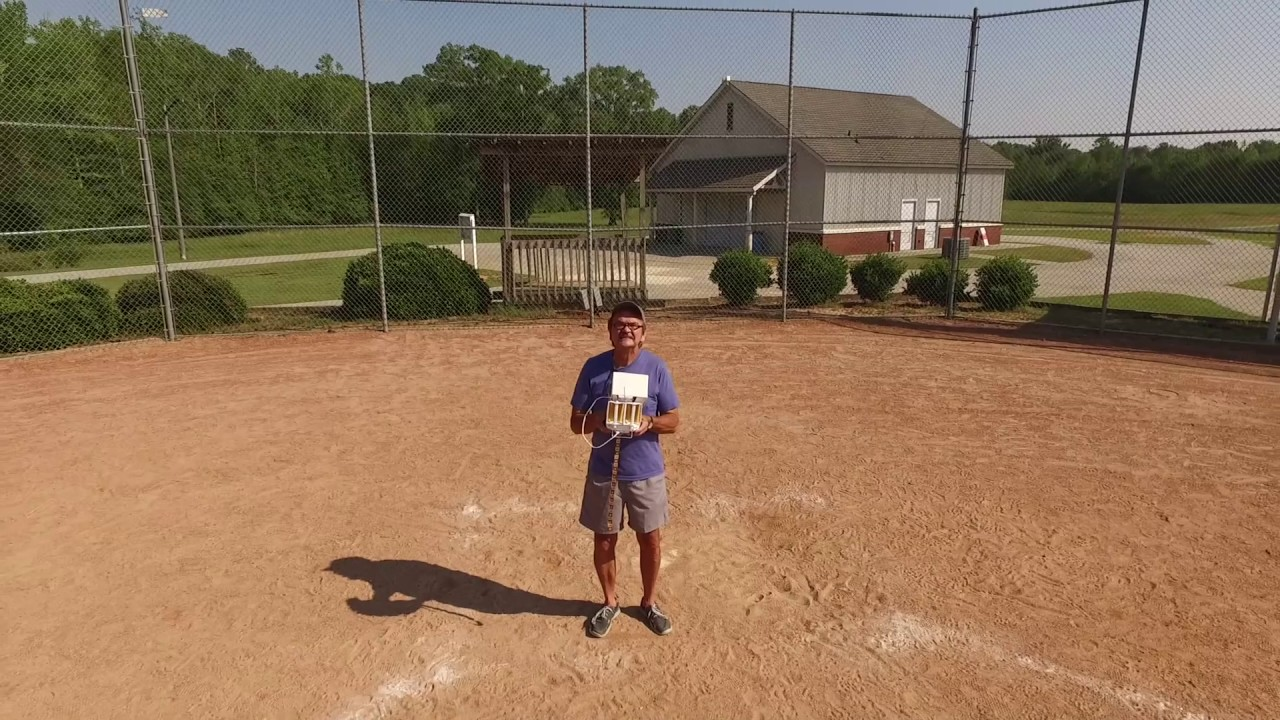
#> input picture itamar/body-detection-haar/lolol.jpg, 1280 x 720 px
$ python detect.py
#> lines starting #> are read from the running program, lines starting #| are printed output that depends on the picture; after the words box and inside, x2 and y2 are one past the last pixel; in counts of white or black regions, pixels touching at a corner belong together
import numpy as np
import cv2 as cv
body_cascade = cv.CascadeClassifier('haarcascade_fullbody.xml')
upper_cascade = cv.CascadeClassifier('haarcascade_upperbody.xml')
lower_cascade = cv.CascadeClassifier('haarcascade_lowerbody.xml')
img = cv.imread('lolol.jpg')
#> img is the input picture: shape (720, 1280, 3); mean B, G, R 88.3, 114.7, 142.2
gray = cv.cvtColor(img, cv.COLOR_BGR2GRAY)
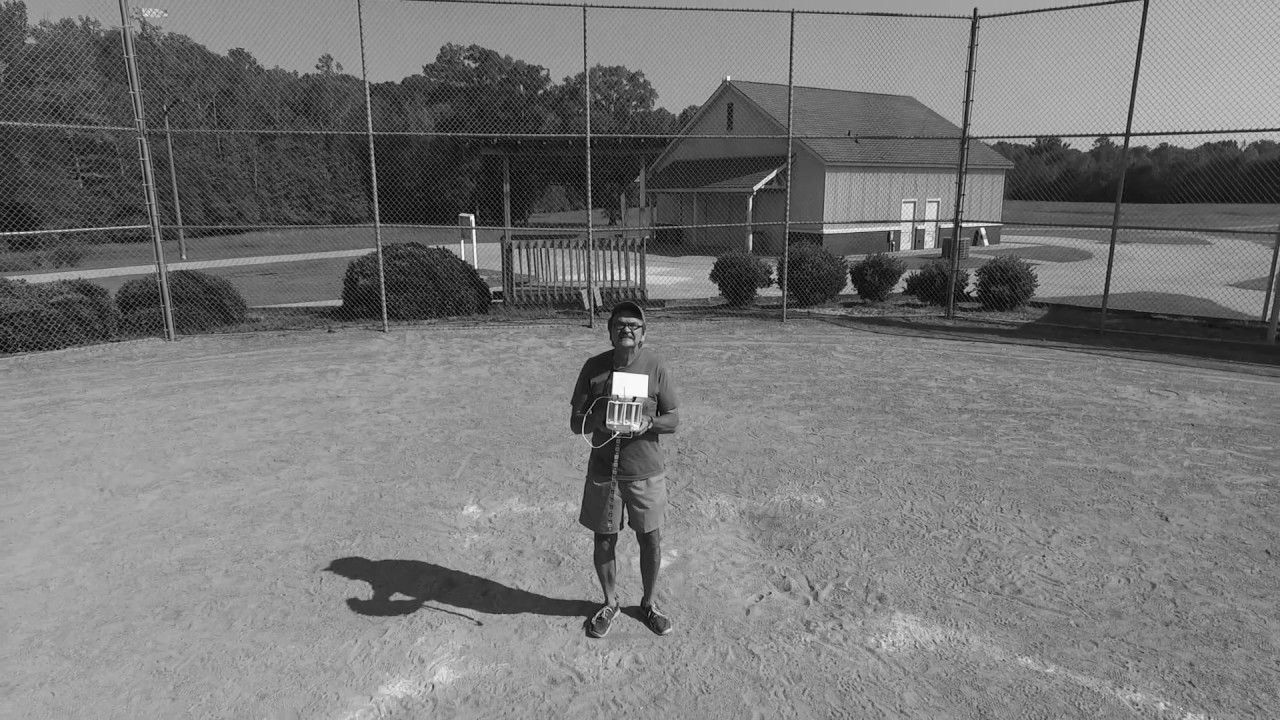
#> gray: shape (720, 1280); min 1, max 254, mean 119.9

bodies = body_cascade.detectMultiScale(gray, 1.3, 5)
#> bodies = ()
upper = upper_cascade.detectMultiScale(gray, 1.3, 5)
#> upper = ()
lower = lower_cascade.detectMultiScale(gray, 1.3, 5)
#> lower = [[504, 390, 232, 280]]

for (x,y,w,h) in bodies:
    cv.rectangle(img,(x,y),(x+w,y+h),(255,0,0),2)
    roi_gray = gray[y:y+h, x:x+w]
    roi_color = img[y:y+h, x:x+w]
#> this loop made 0 passes


for (x,y,w,h) in upper:
    cv.rectangle(img,(x,y),(x+w,y+h),(0,255,0),2)
    roi_gray = gray[y:y+h, x:x+w]
    roi_color = img[y:y+h, x:x+w]

for (x,y,w,h) in lower:
    cv.rectangle(img,(x,y),(x+w,y+h),(0,0,255),2)
    roi_gray = gray[y:y+h, x:x+w]
    roi_color = img[y:y+h, x:x+w]
#> this loop made 1 pass
#> pass 1, `roi_gray = gray[y:y+h, x:x+w]`:
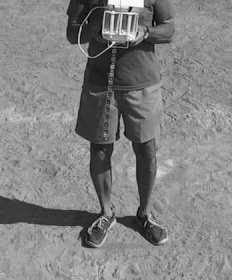
#> roi_gray: shape (280, 232); min 6, max 253, mean 130.5
#> pass 1, `roi_color = img[y:y+h, x:x+w]`:
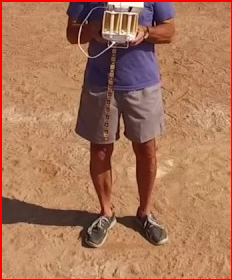
#> roi_color: shape (280, 232, 3); mean B, G, R 89.4, 117.2, 166.9
#> after the loop:
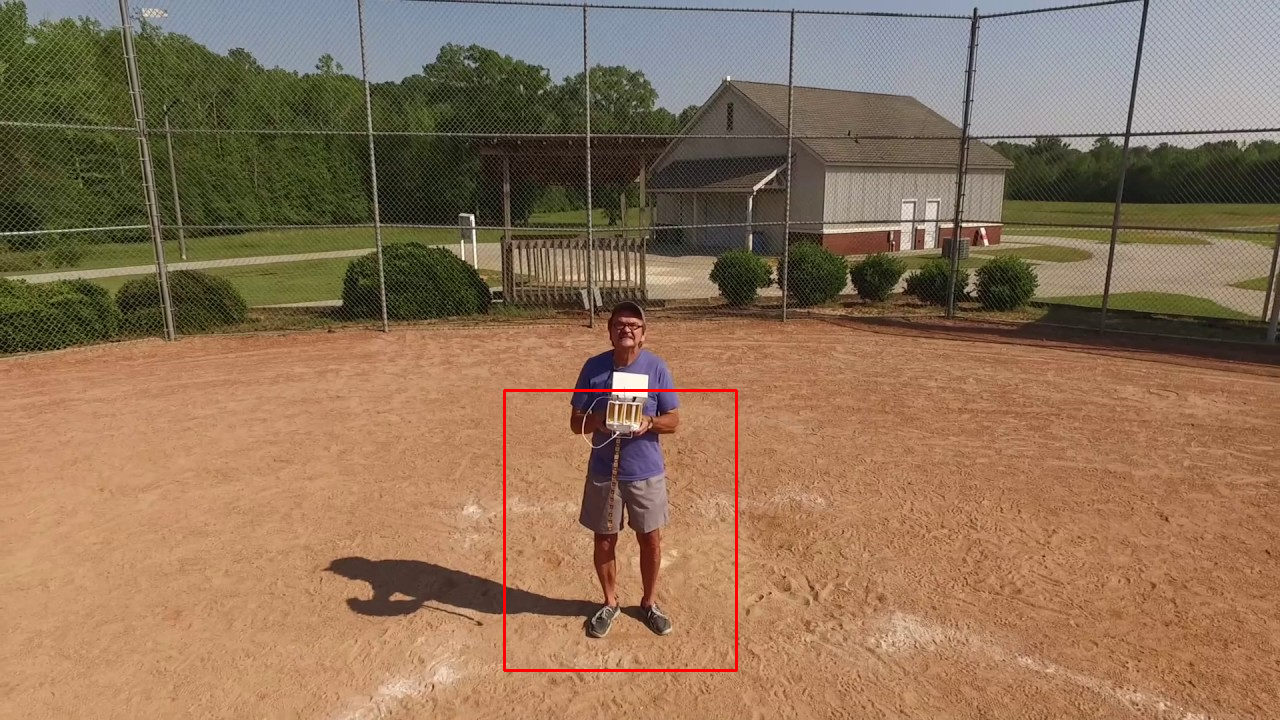
#> img: shape (720, 1280, 3); 0.33% of pixels changed, all inside (x1, y1, x2, y2) = (503, 389, 738, 672)

cv.imshow('img',img)
cv.waitKey(0)
cv.destroyAllWindows()

$ run again, with itamar/body-detection-haar/lol.jpg copied over itamar/body-detection-haar/lolol.jpg
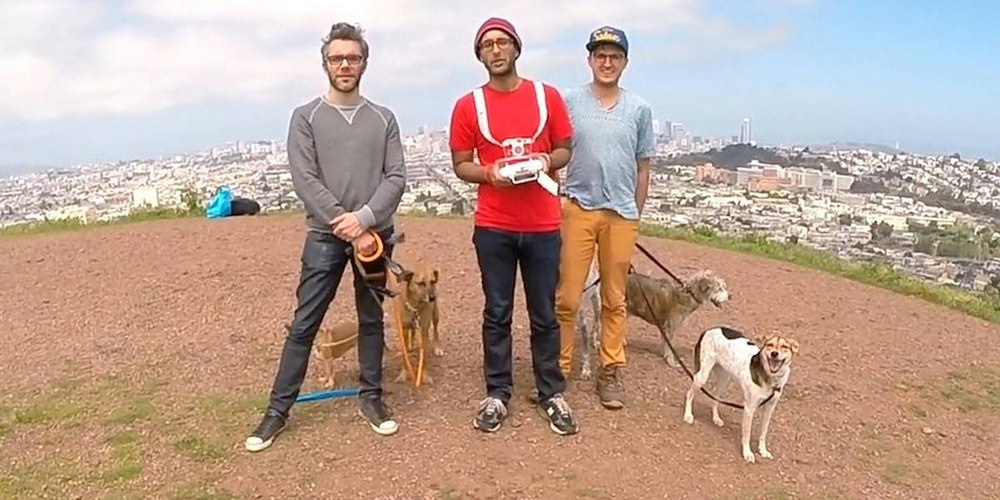
#> input picture itamar/body-detection-haar/lol.jpg, 1000 x 500 px, shrunk from 2048 x 1024 before the run
#> img is the input picture: shape (500, 1000, 3); mean B, G, R 149.7, 163.1, 188.9
#> bodies = ()
#> upper = [[256, 18, 158, 130]]
#> lower = [[391, 146, 257, 311]]
#> the loop `for (x,y,w,h) in upper:` made 1 pass
#> after the loop `for (x,y,w,h) in upper:`:
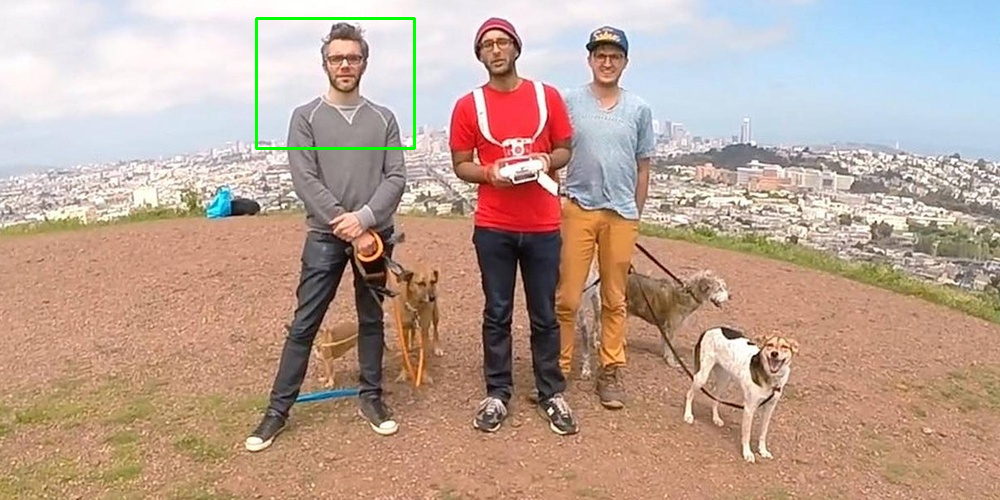
#> img: shape (500, 1000, 3); 0.34% of pixels changed, all inside (x1, y1, x2, y2) = (255, 17, 416, 150)
#> the loop `for (x,y,w,h) in lower:` made 1 pass
#> after the loop `for (x,y,w,h) in lower:`:
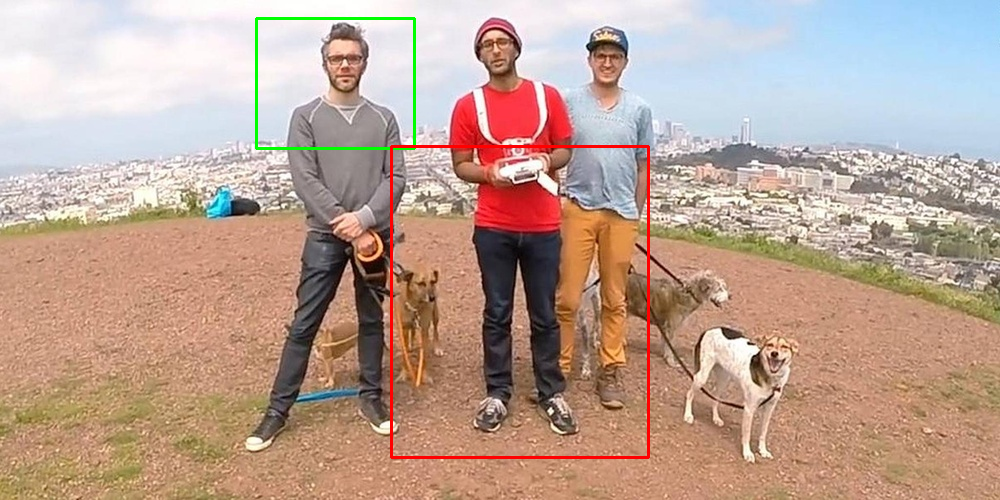
#> img: shape (500, 1000, 3); 0.68% of pixels changed, all inside (x1, y1, x2, y2) = (390, 145, 650, 459)

$ run again, with itamar/body-detection-haar/opp.jpg copied over itamar/body-detection-haar/lolol.jpg
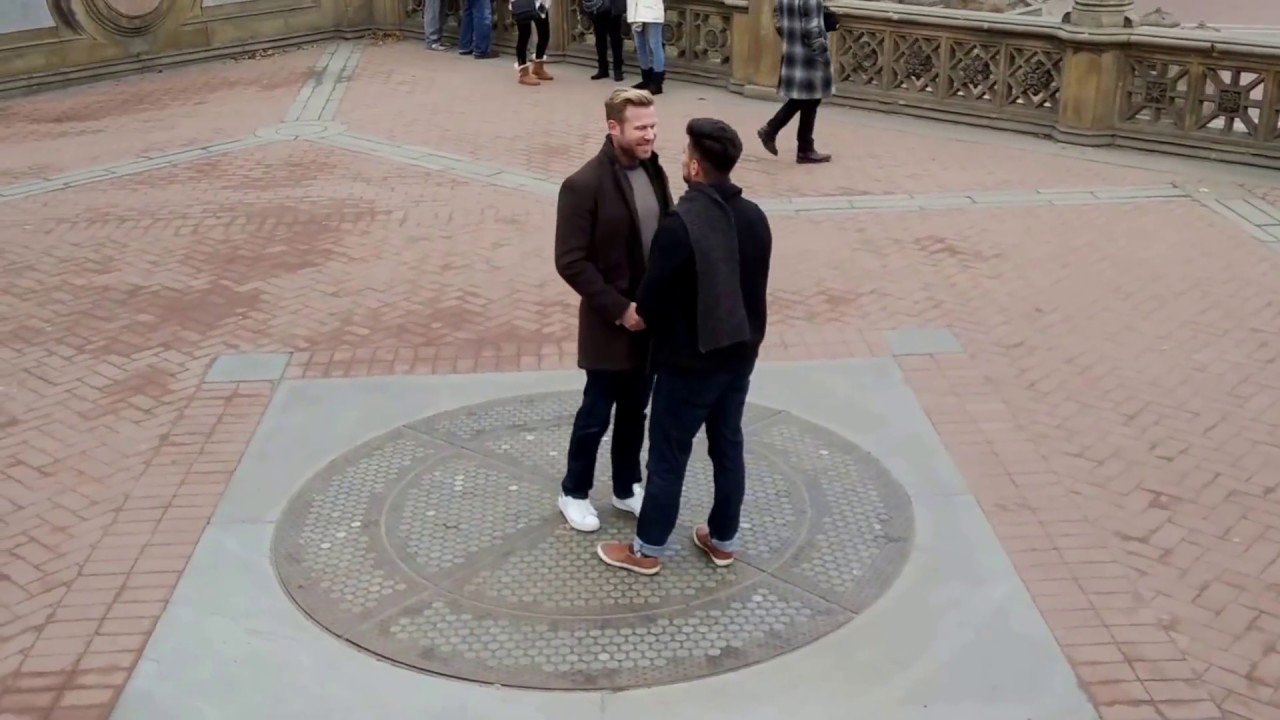
#> input picture itamar/body-detection-haar/opp.jpg, 1280 x 720 px
#> img is the input picture: shape (720, 1280, 3); mean B, G, R 128.8, 134.6, 146.5
#> bodies = ()
#> lower = [[498, 249, 358, 433]]
#> the loop `for (x,y,w,h) in lower:` made 1 pass
#> pass 1, `roi_color = img[y:y+h, x:x+w]`:
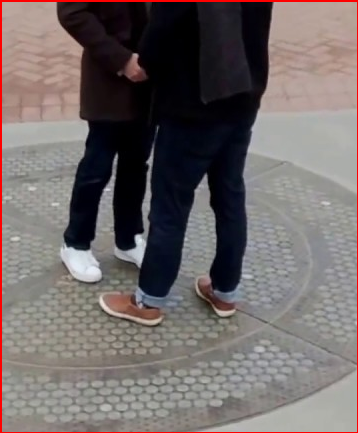
#> roi_color: shape (433, 358, 3); mean B, G, R 103.9, 104.5, 112.6
#> after the loop `for (x,y,w,h) in lower:`:
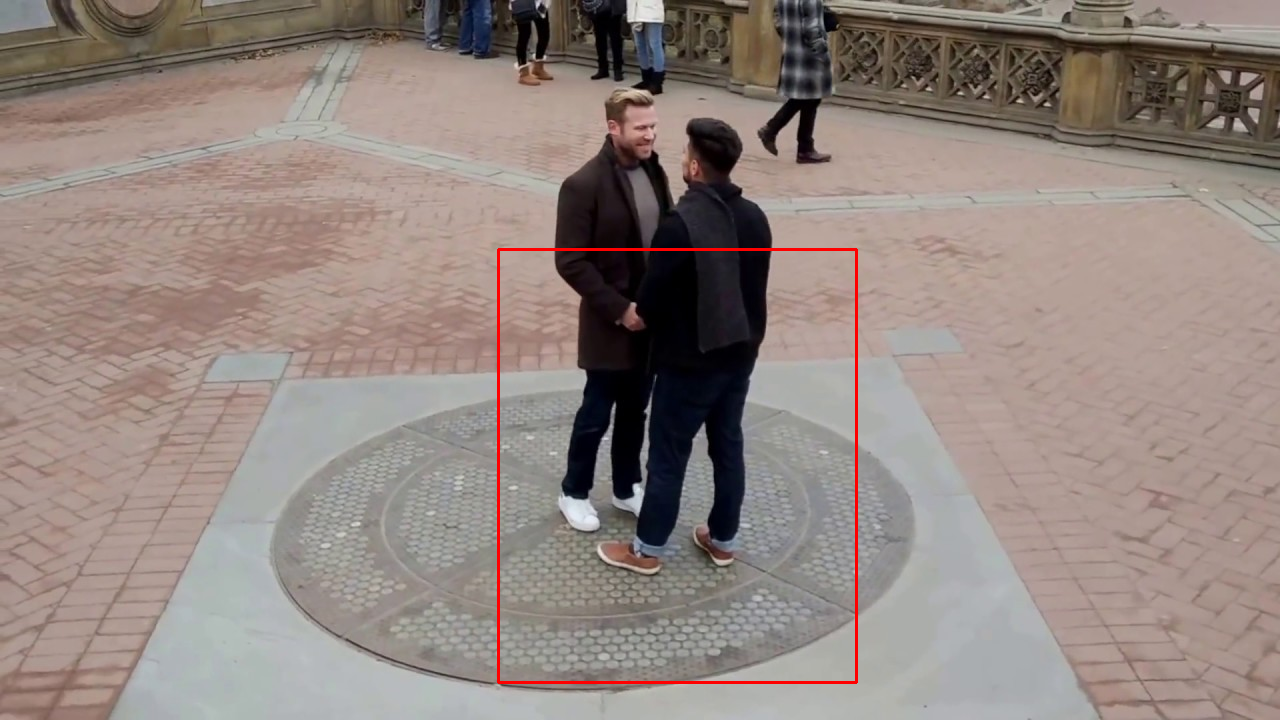
#> img: shape (720, 1280, 3); 0.51% of pixels changed, all inside (x1, y1, x2, y2) = (497, 248, 858, 684)
